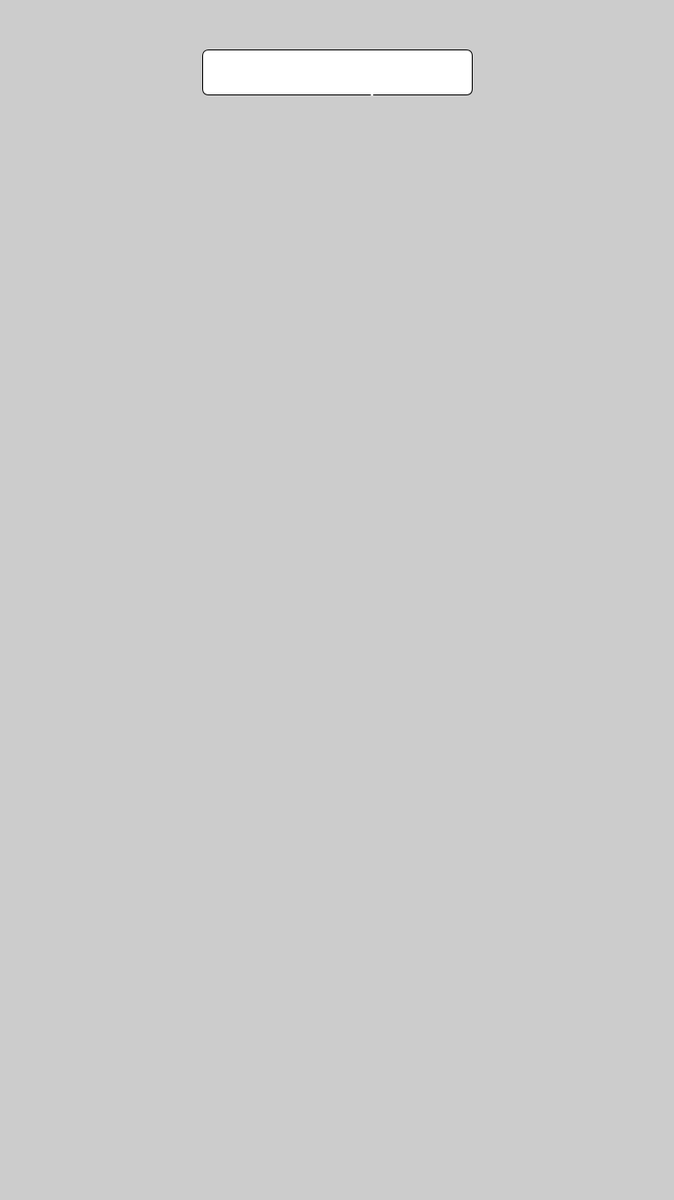
Frame 1 (no input)
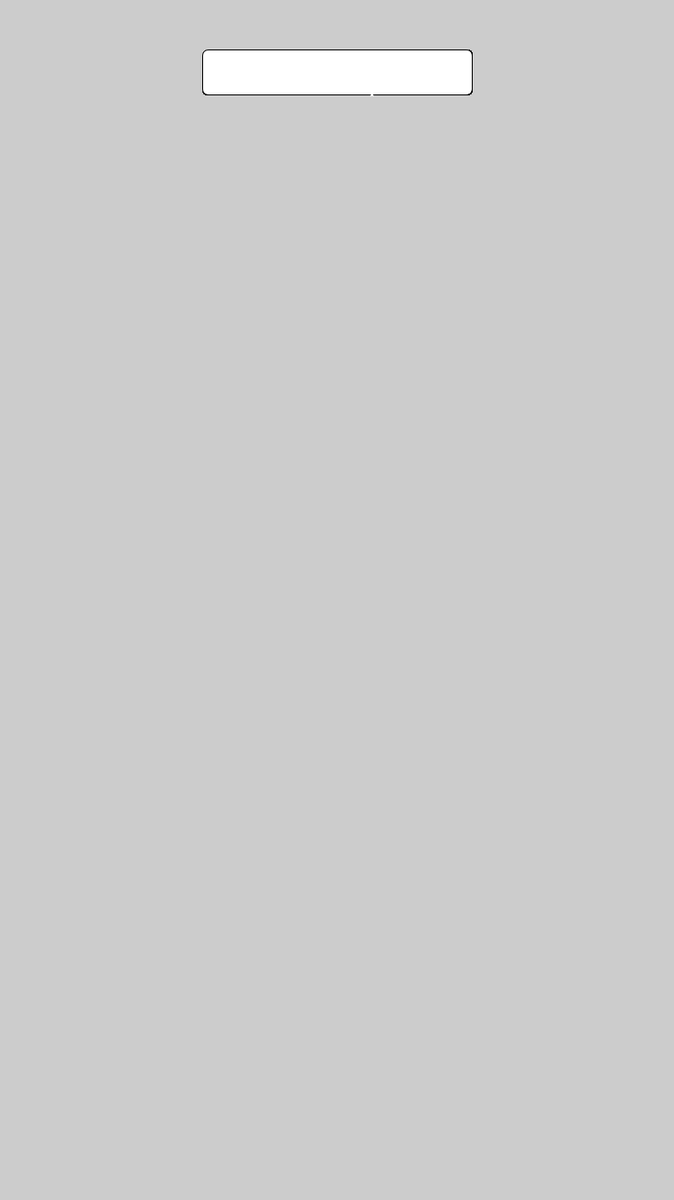
Frame 60 (the mouse pressed at the canvas centre just before this capture)
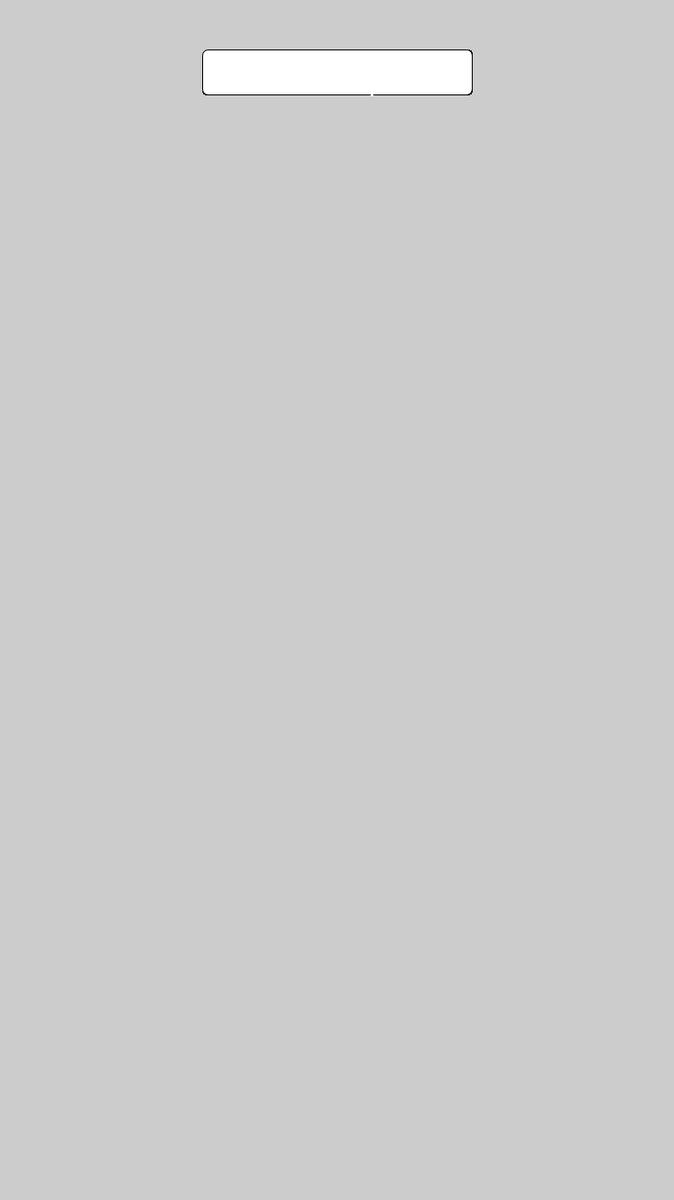
Frame 120 (the mouse held since frame 60 and released just before this capture)

The Processing sketch that drew these frames (run headless with seeded random() and noise(); from frame 60 on, the mouse is pressed at the canvas centre):

// Processing sketch: DT_App
// ── DT_App.pde
int screenState;

void setup()
{
  size(750, 1334);
  
  textAlign(CENTER);
  rectMode(CENTER);
}

void draw()
{ 
  if(screenState == 0)
  {
    rect(375, 80, 300, 50, 7);
    textSize(32); 
    text("Select a Sport", 375, 100);
  }
  
  if(screenState == 1)
  {
   background(0); 
  }
}

void button(int x1, int y1, int w, int h, int s)
{
   rect(x1, y1, w, h);
   
   if(mousePressed)
   {
    if(mouseX >= (x1 - w/2) && mouseX <= (x1 + w/2) && mouseY >= (y1 - h/2) && mouseY <= (y1 + h/2))
    {
      screenState = s; 
    }
   }
}
